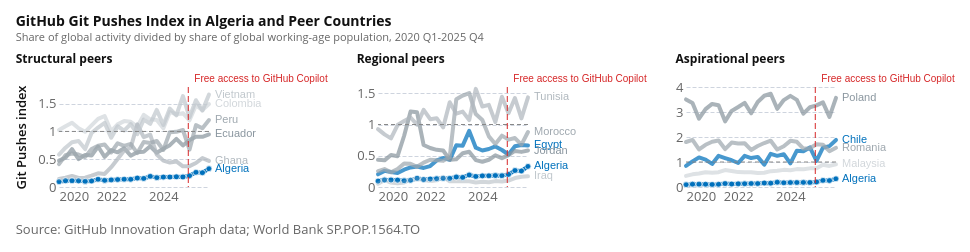

Notebook source saved alongside this figure:
### Code cell
git_pushes_chart = make_three_peer_trends(
    git_pushes,
    raw_col="git_pushes",
    metric_label="Git Pushes",
    index_measure=True,
)

attaviz.add_caption(git_pushes_chart, "Source: GitHub Innovation Graph data; World Bank SP.POP.1564.TO")
